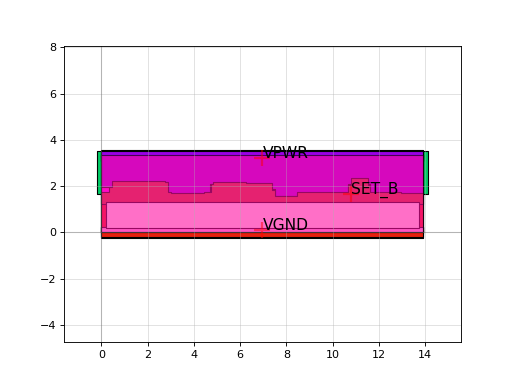

Python code for this plot:
import sky130

c = sky130.components.sky130_fd_sc_hs__sdfstp_1()
c.plot()
